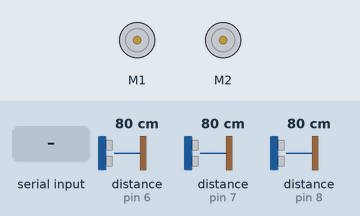
Recording of a sketch running on a simulated Arduino Mega 2560, built with avr-gcc and run on an emulated ATmega2560. Parts: 2 × DC motor (green arrow = forward, orange = backward, longer = faster). The inputs (shaded band) are chosen by the test bench; at power-on: distance to the obstacle (sensors on pin 6, pin 7, pin 8) 80 cm.

Above: at 1.2 s.
1.3 s: "d\n" received over the second serial link
At 2.6 s:
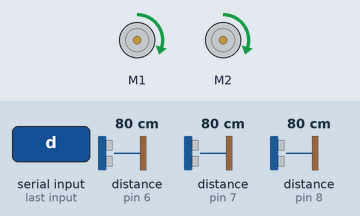
3.5 s: "w\n" received over the second serial link
At 5.2 s:
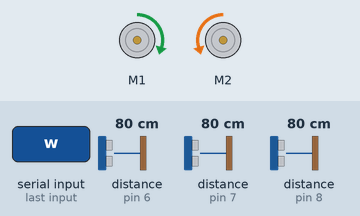
5.5 s: "a\n" received over the second serial link
At 7.2 s:
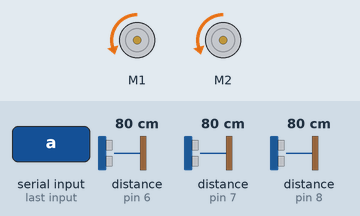
7.6 s: "s\n" received over the second serial link
At 8.9 s:
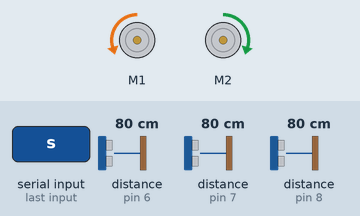
9.6 s: "x\n" received over the second serial link
At 10.5 s:
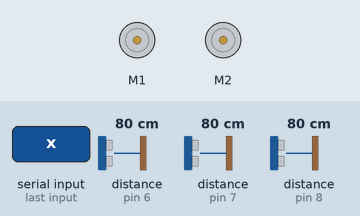
Timing chart, 0 to 12.6 s (numbered marks = the images above; inputs shaded):
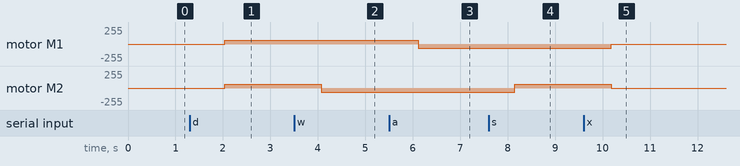

Measured:
- after the input at 1.3 s, motor M1, motor M2: stopped → forward 60/255 after 0.74 s
- after the input at 3.5 s, motor M2: forward 60/255 → backward 60/255 after 0.58 s
- after the input at 5.5 s, motor M1: forward 60/255 → backward 60/255 after 0.61 s
- after the input at 7.6 s, motor M2: backward 60/255 → forward 60/255 after 0.55 s
- after the input at 9.6 s, motor M1: backward 60/255 → stopped after 0.59 s; motor M2: forward 60/255 → stopped after 0.59 s

The sketch:

usingKeyboardForControl.ino
```cpp
/**
 * Using MegaPi to control the robotic arm through Bluetooth communication between Mega and RPi3 to get input
 * w - forward
 * a - left
 * s - Backward
 * d - Right
 *
 * space or x - stop
 *
 * Serial2 for gpio
 * Serial3 for bluetooth
 *
 * Then, send the velocity and sensor reading to the RPi3 via GPIO
 * The velocity was measured by running the bartender robot on the corridor of Davis with motor speed = 60
 * 0.0876m/s
 * 0.7519rad/s
 *
 * Here is the velocity with motor speed = 100, in case it's needed
 * 0.193m/s
 * 1.784rad/s
 *
 * Arthur: Jiaheng Hu
 *          Arthur Mukumbi
 *
 */

#include "MeMegaPi.h"
#include <Arduino.h>
#include <SoftwareSerial.h>
#include <Wire.h>

MeMegaPiDCMotor rightMotor(PORT2B);
MeMegaPiDCMotor leftMotor(PORT1B);
MeUltrasonicSensor RSensor(PORT_7);
//the right sonar
MeUltrasonicSensor LSensor(PORT_6);
//the left sonar
MeUltrasonicSensor FSensor(PORT_8);
//the front sonar

long count = 0;
int16_t motorSpeed = 60;
const int Nsensor =3;//the number of sensors
float sensor[Nsensor] = {0};
float velocity[2] = {0};

void setup() {
  Serial2.begin(115200);

}

void loop() {
  // listen for the data
  if (Serial2.available() > 0) {
    // read data from serial port
    char command = Serial2.read();  // read the received character from rpi
    switch (command){
      case 'd':
        TurnRight();
        break;
      case 'w':
        Forward();
        break;
      case 'a':
        TurnLeft();
        break;
      case 's':
        Backwards();
        break;
      case 'x':
        Stop();
        break;
    }
  }

  //send the information out
  sensor[0] = RSensor.distanceCm()*10;
  sensor[1] = FSensor.distanceCm()*10;
  sensor[2] = LSensor.distanceCm()*10;
  if (Serial2.availableForWrite() >= 20) {
    for(int i=0; i < Nsensor; i++){
        Serial2.print(sensor[i]);
        Serial2.print('\n');
    }
    Serial2.print(velocity[0]);
    Serial2.print('\n');
    //this is the velocity of the robot(m/s)

    Serial2.print(velocity[1]);
    Serial2.print('\n');
    //this is the angular velocity of the robot(rad/s)

    Serial2.print(9999.99);
    Serial2.print('\n');
    //A signal that shows that a new group begins
  }

  delay(1000);

}


void Forward(void){
  leftMotor.run(motorSpeed);
  rightMotor.run(-motorSpeed);
  velocity[0]=0.0876;
  velocity[1]=0;
}

void Backwards(void){
  leftMotor.run(-motorSpeed);
  rightMotor.run(motorSpeed);
  velocity[0]=-0.0876;
  velocity[1]=0;
}

void TurnLeft(void){
  leftMotor.run(-motorSpeed);
  rightMotor.run(-motorSpeed);
  velocity[0]=0;
  velocity[1]=0.7519;
}

void TurnRight(void){
  leftMotor.run(motorSpeed);
  rightMotor.run(motorSpeed);
  velocity[0]=0;
  velocity[1]=-0.7519;
}

void Stop(void){
  leftMotor.run(0);
  rightMotor.run(0);
  velocity[0]=0;
  velocity[1]=0;
}
```
